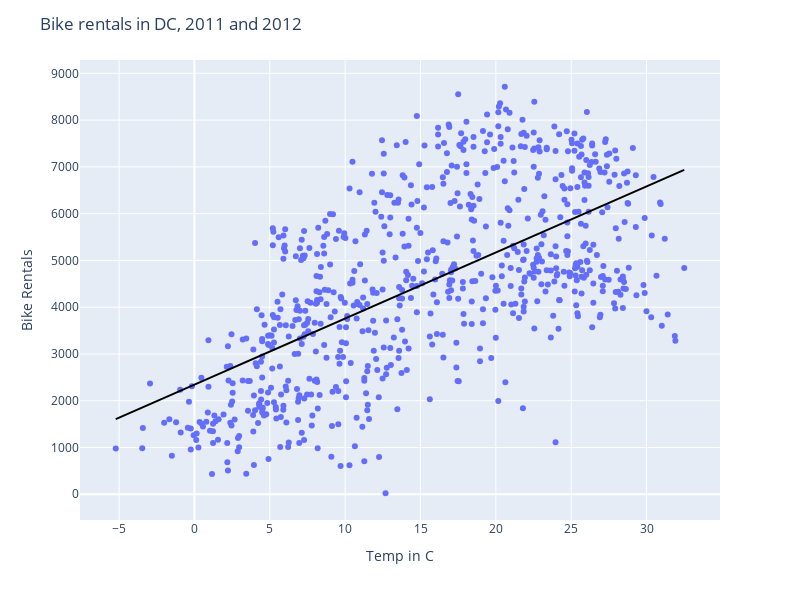

The code cell stored with this chart in its notebook:
### Markdown cell above
## Modeling

10.  Fit a linear model predicting total daily bike rentals from daily temperature.
    Write the linear model, interpret the slope and the intercept in context of the data, and determine and interpret the $R^2$.

10. Fit another linear model predicting total daily bike rentals from daily feeling temperature.
    Write the linear model, interpret the slope and the intercept in context of the data, and determine and interpret the $R^2$.
    Is temperature or feeling temperature a better predictor of bike rentals?
    Explain your reasoning.

11. Fit a model predicting total daily bike rentals from workingday, temperature (raw and feeling), holiday, and an interaction term between holiday and raw temperature (raw_temp * holiday_no). Use the **.get_dummies()** function to get dummy variables for the categorical data. Plot the residual of your prediction.

NOTE - in this case you won't be able to directly 2D scatter plot the results because you have too many variables. But you can still think of a way to visualize this fit...eg 3D scatter with facets or colors.

### Code cell
# Linear model cnt vs raw_temp
X = DF['rawtemp'].values.reshape(-1,1)
Y = DF['cnt']
LM = LinearRegression()
LM.fit(X,Y)
DF['prediction'] = LM.predict(X)

fig = px.scatter(DF, 
                 x = 'rawtemp',
                 y = 'cnt',
                 #color = 'feelingtemp',
                 
                 )
fig.update_layout(coloraxis_colorbar_title='Feeling Temperature (C)',
                  title = 'Bike rentals in DC, 2011 and 2012',
                  xaxis_title = 'Temp in C',
                  yaxis_title = 'Bike Rentals',
                  width = 800,
                  height = 600
                 )
fig.add_trace(
              px.line(DF, x = 'rawtemp', y = 'prediction', color_discrete_sequence = ['black']).data[0]
                )
fig.show()
print(LM.coef_)
print(LM.intercept_)
print(LM.score(X,Y))

### Figure 1 — Plotly figure (JSON) as saved in the notebook; plotly's stock layout.template omitted (floating-point values rounded to 4 significant figures; data arrays with more than 128 entries replaced by an {"elided": "..."} marker saying what was removed)
{"data": [{"hovertemplate": "rawtemp=%{x}<br>cnt=%{y}<extra></extra>", "legendgroup": "", "marker": {"color": "#636efa", "symbol": "circle"}, "mode": "markers", "name": "", "orientation": "v", "showlegend": false, "type": "scatter", "x": {"elided": "731 float values"}, "xaxis": "x", "y": {"elided": "731 int values"}, "yaxis": "y"}, {"hovertemplate": "rawtemp=%{x}<br>prediction=%{y}<extra></extra>", "legendgroup": "", "line": {"color": "black", "dash": "solid"}, "marker": {"symbol": "circle"}, "mode": "lines", "name": "", "orientation": "v", "showlegend": false, "type": "scatter", "x": {"elided": "731 float values"}, "xaxis": "x", "y": {"elided": "731 float values"}, "yaxis": "y"}], "layout": {"coloraxis": {"colorbar": {"title": {"text": "Feeling Temperature (C)"}}}, "height": 600, "legend": {"tracegroupgap": 0}, "margin": {"t": 60}, "title": {"text": "Bike rentals in DC, 2011 and 2012"}, "width": 800, "xaxis": {"anchor": "y", "domain": [0, 1], "title": {"text": "Temp in C"}}, "yaxis": {"anchor": "x", "domain": [0, 1], "title": {"text": "Bike Rentals"}}}}
